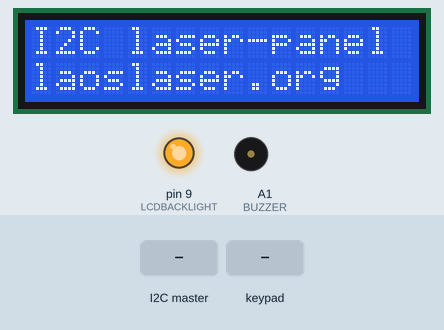
Recording of a sketch running on a simulated Arduino Uno, built with avr-gcc and run on an emulated ATmega328P. Parts: 16×2 character LCD, output pins drawn as LEDs (lit = HIGH), buzzer (waves = sounding). The inputs (shaded band) are chosen by the test bench.

Above: at 1.2 s.
1.3 s: the I2C master sends the byte 90
At 1.7 s:
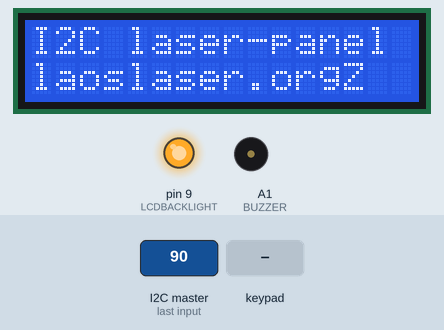
2.8 s: the I2C master sends the byte 90
At 4.0 s:
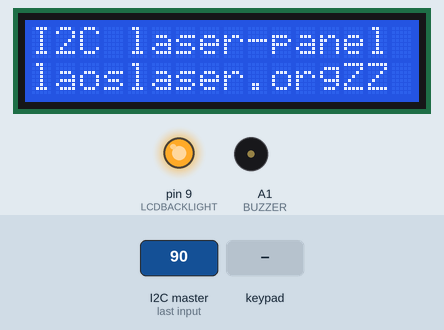
4.3 s: keypad keys 2 3 4 5 6 pressed 0.4 s apart
At 4.77 s:
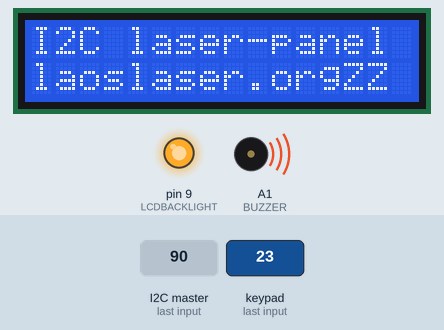
7.8 s: the I2C master sends the byte 90
At 9.0 s:
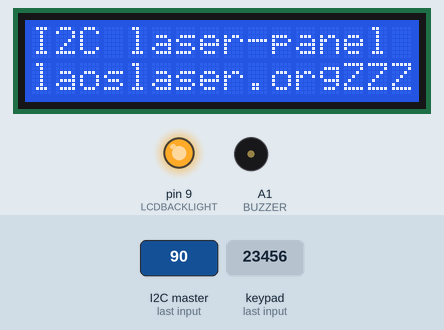
9.3 s: key '2' pressed
At 9.7 s:
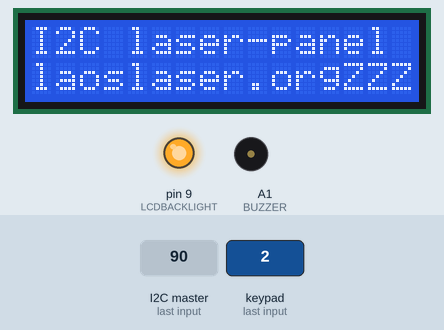
Timing chart, 0 to 11.8 s (numbered marks = the images above; inputs shaded):
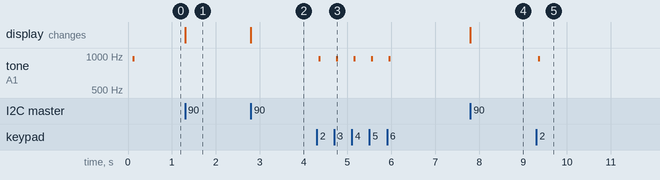

The sketch:

lasercutterpanelv0_4.ino
```cpp
// (licence header left out)
/* Important notice: I2C on the Arduino (wire.h) uses 7-bit addressing with
 * the 8th bit being reserved for read/write.
 * So the Arduino code in this example uses I2C address 2, but on the
 * mbed, this corresponds to 0x04
 */

// include libraries:
#include <LiquidCrystal.h>   	// LCD display driver
#include <Wire.h>           	// Wire library for I2C
#include <Keypad.h>         	// Keypad driver

// define keypad (as used by Keypad.h)
const byte ROWS = 2;
const byte COLS = 5;
char keys[ROWS][COLS] = {
  {'2','6','8','5','4'},
  {'9','3','0','1','7'}
};

// define Arduino pins
#define LCDBACKLIGHT 9
#define LCDCONTRAST 10
#define DEBUG 0
#define BUZZER A1

LiquidCrystal lcd(A3, A2, A0, 11, 12, 13);
byte rowPins[ROWS] = {7,8}; //connect to the row pinouts of the keypad
byte colPins[COLS] = {2,3,4,5,6}; //connect to the column pinouts of the keypad
// I2C is using analog pins 4 and 5
// Arduino analog input A4 = I2C SDA
// Arduino analog input A5 = I2C SCL
// Serial RXD = pin 0, TXD = pin 1
Keypad keypad = Keypad( makeKeymap(keys), rowPins, colPins, ROWS, COLS );
static int ourI2C = 2; // this defines us as I2C port 4!
byte newkey, lastkey, keystate, blink;
int counter = 0;
int posx = 0;
int posy = 0;

void setup(){
  Wire.begin(ourI2C); // start Wire library as I2C-Bus Client
  Wire.onReceive(receiveEvent);  //register I2C events
  Wire.onRequest(requestEvent);
  // initialize LCD screen
  // setPwmFrequency(LCDCONTRAST, 1);
  TCCR1B = TCCR1B & 0b11111000 | 0x01;

  pinMode(LCDBACKLIGHT, OUTPUT);
  digitalWrite(LCDBACKLIGHT, 1);
  pinMode(LCDCONTRAST, OUTPUT);
  analogWrite(LCDCONTRAST, 0);
  pinMode(BUZZER, OUTPUT);

  // set up the LCD's number of rows and columns:
  lcd.begin(16, 2);
  lcd.noCursor();
  lcd.noAutoscroll();
  lcd.print("I2C laser-panel");
  lcd.setCursor(0,1);
  lcd.print("laoslaser.org");

  if (DEBUG == 1) {
    Serial.begin(9600);
    Serial.println("LAOS panel setup completed");
  }
  buzz();
}

void buzz(){
  for (int x=0; x<15; x++) {
      analogWrite(BUZZER, 255);
      delay(1);
      analogWrite(BUZZER, 0);
  }
}

void loop(){
  byte key = keypad.getKey();
  keystate = keypad.getState();
  if (key != NO_KEY) {  // Not NULL
    newkey = key;
    if (DEBUG == 1) {
      Serial.print("Key pressed: ");
      Serial.println(key);
      lcd.setCursor(0,1);
      lcd.write(key);
    }
    buzz();
    lastkey = 1;
  }
}

void requestEvent() {
    if ((lastkey==1) || (keystate == HOLD) || (keystate == PRESSED)) {

      Wire.write(newkey);
      if (DEBUG == 1) {
        if (lastkey==0) {
          Serial.print("I2C send key:");
        } else {
          Serial.print("I2C resend key: ");
        }
        Serial.println(newkey);
      }
      lastkey = 0;
    } else {
      byte tmpkey = 0;
      Wire.write(tmpkey);
      if (DEBUG == 1) {
        //Serial.println("I2C: no key to send");
      }
    }
}

void receiveEvent(int howMany) {
  //lcd.clear();
  //posx = 0; posy = 0;
  while (howMany--) {
    byte y = Wire.read();
    switch (y) {
        case 255:  // LCD Clear cmd
                    lcd.clear();
                    posx = 0;
                    posy = 0;
                    if (DEBUG == 1) {
                       Serial.println("I2C received LCDClear");
                    }
                    break;
        case 254:  // LCD Home cmd
                    lcd.home();
                    posx = 0;
                    posy = 0;
                    if (DEBUG == 1) {
                       Serial.println("I2C received LCDHome");
                    }
                    break;
        case 10:  // New line
                    if (posy == 0) {
                      lcd.setCursor(0,1);
                      posy = 1;
                    } else {
                      lcd.setCursor(0,0);
                      posy = 0;
                    }
                    if (DEBUG == 1) {
                       Serial.println("I2C received Newline");
                    }
                    break;
        case 13:  // Cariage return
                    if (DEBUG == 1) {
                       Serial.println("I2C received Carriage return");
                    }
                    if (posy == 0) {
                      lcd.setCursor(0,1);
                      posy = 1;
                    } else {
                      lcd.setCursor(0,0);
                      posy = 0;
                    }
                    break;
        case 7:  // Bell
                    if (DEBUG == 1) {
                        Serial.println("Bell character");
                    }
                    buzz();
                    break;
        default:    // all other keys
                    if (DEBUG == 1) {
                        Serial.print(y);
                    }
                    if ((y > 31) && (y< 125)) {
                         if ((posx == 16) && (posy == 0)) {
                           posx=0; posy=1;
                           lcd.setCursor(0,1);
                         }
                         if ((posx == 16) && (posy== 1)) {
                           posx=0; posy=0;
                           lcd.clear();
                         }
                         lcd.write(y);
                         posx++;
                    }
    }
  }
}
```

Measured:
- after the input at 1.3 s, the display: changes at once (image 1)
- after the input at 2.8 s, the display: changes at once (image 2)
- after the input at 4.3 s, tone on A1 (BUZZER): alternates 942 Hz for 0.04 s and silent for 0.36 s, 10 changes in all, then stays silent, starting after 0.05 s
- after the input at 7.8 s, the display: changes at once (image 4)
- after the input at 9.3 s, tone on A1 (BUZZER): silent → 942 Hz after 0.05 s, → silent 0.04 s later
